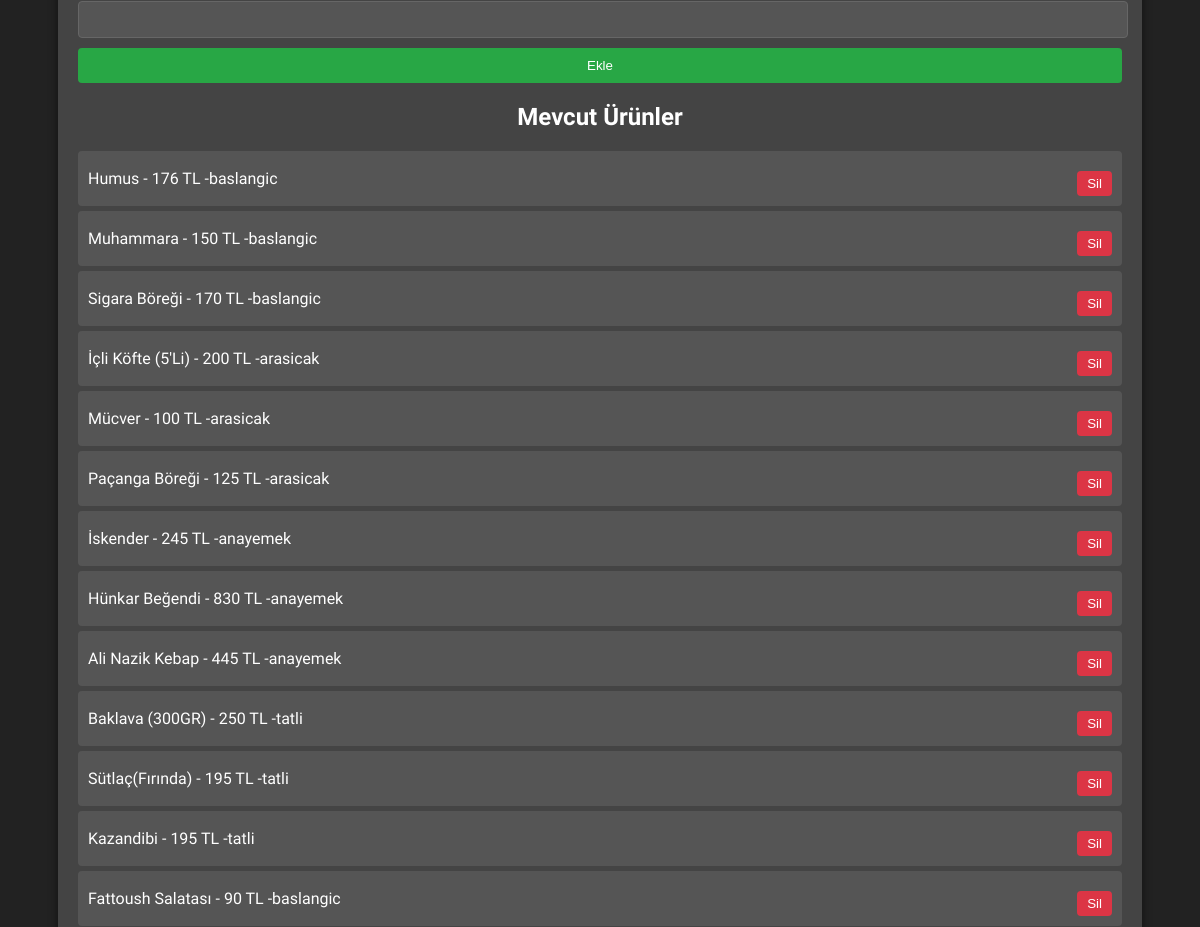
The page /urun_yonet.php (middle part) on the database as committed earlier.
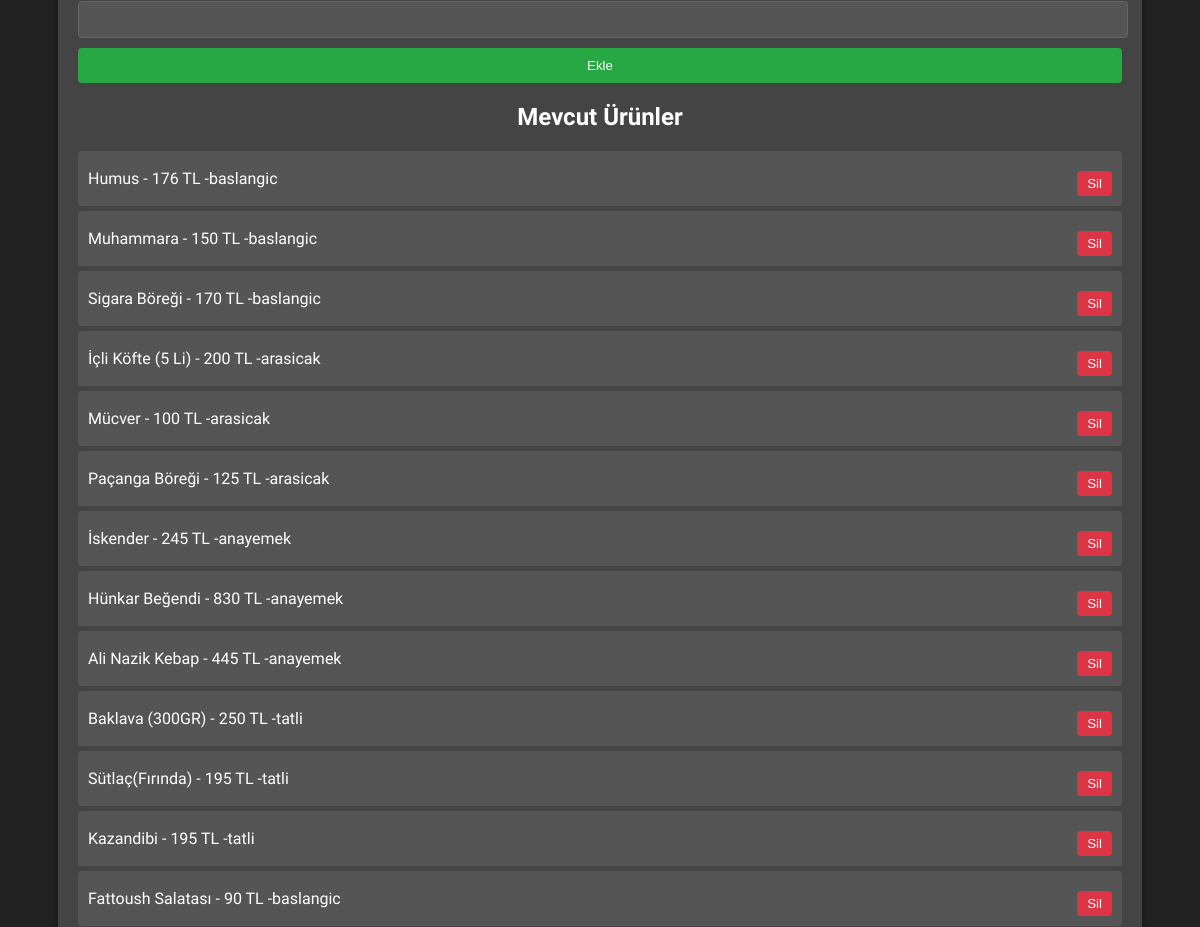
The same page on the database as committed later.
### tables this page shows
CREATE TABLE `urunler` (
  `id` int(11) NOT NULL,
  `urun_ad` text NOT NULL,
  `urun_fiyat` int(11) NOT NULL,
  `urun_aciklama` text NOT NULL,
  `urun_kategori` text NOT NULL
);

### urun_yonet.php (the view, shortened to what this page needs)
<?php
$servername = "localhost";
$username = "root";
$password = "";
$dbname = "qrmenu";
$conn = new mysqli($servername, $username, $password, $dbname);
$urun_query = "SELECT * FROM urunler";
$urun_result = $conn->query($urun_query);
?>
<!DOCTYPE html>
<html lang="tr">
<head>
</head>
<body>
    <div class="container">
        <form method="POST" onsubmit="return validateForm()">
            <input type="text" name="urun_kategori" id="urun_kategori" required>
            <button type="submit" name="ekle">Ekle</button>
        </form>
        <h2>Mevcut Ürünler</h2>
        <ul class="list-group">
            <?php while ($urun = $urun_result->fetch_assoc()): ?>
                <li class="list-group-item">
                    <?php echo $urun['urun_ad']; ?> - <?php echo $urun['urun_fiyat']; ?> TL  -<?php echo $urun['urun_kategori']; ?>
                    <form method="POST" style="display:inline;">
                        <button type="submit" name="sil" class="sil-btn">Sil</button>
                    </form>
                </li>
            <?php endwhile; ?>
        </ul>
    </div>
</body>
</html>

Rows that differ between the two databases and show on the page:
changed urunler: urun_ad "İçli Köfte (5'Li)" → "İçli Köfte (5 Li)"
